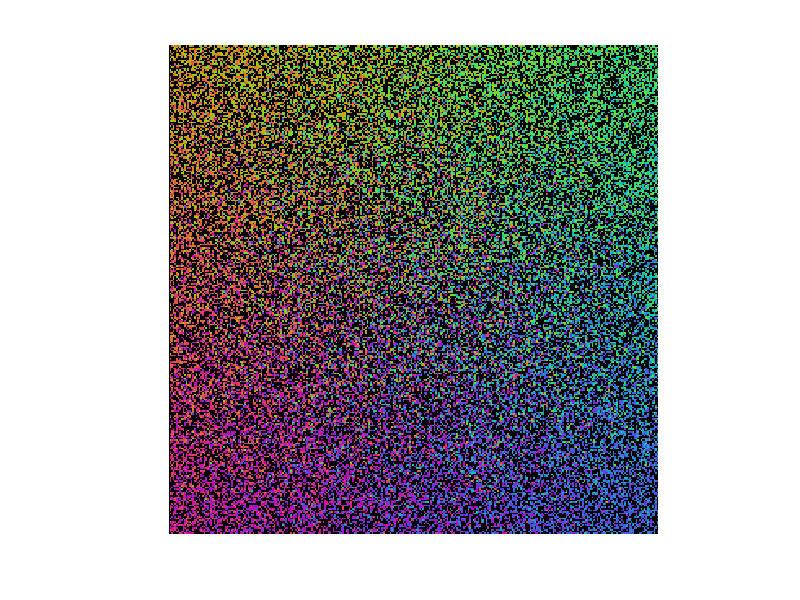

Source code (MATLAB): (Note: this script raises an error after producing the figure.)
close all
clear
clc

numAgents = 45000; %number of agents
mapSize = 300; %x and y dimension of map
environment = zeros(mapSize, mapSize, 6); %X, Y for RGB and "contains agent" and GoalX,GoalY
sensingRadius = 2; %Radius of sensing range for each agent (square sensing range)
neighborToGoalForceRatio = 25;

%Place agents randomly on the map
for i = 1:numAgents
    new = false;
    while not(new)
        randx = randi(mapSize);
        randy = randi(mapSize);
        if environment(randx,randy,4) == 0
           new = true; 
        end
    end
    environment(randx,randy,4) = 1; %The row coordinate is x, the column coordinate is y
end

%Set the goal positions of each agent to a random point on the map
environment(:,:,5:6) = randi(mapSize,[mapSize,mapSize,2]) .* environment(:,:,4);

%Create matrix of indexes
IndexMat = zeros(mapSize, mapSize, 2); 
xIndex = 1:mapSize;
yIndex = (1:mapSize)';
for i = 1:mapSize
   IndexMat(:,i,2) = yIndex;
   IndexMat(i,:,1) = xIndex;
end

%Find unit vector to goal
unitToGoal = (environment(:,:,5:6) - IndexMat)./vecnorm(environment(:,:,5:6) - IndexMat,2,3);

%Find angle of unit vector to goal relative to x-axis
theta = mod(atan2(unitToGoal(:,:,2),unitToGoal(:,:,1)),2*pi);

%Set the color of each agent depending on their theta angle
environment(:,:,1) = ((theta < pi).*(255-theta*255/pi)) + ((theta >= pi).*(theta-pi)*255/pi);
environment(:,:,2) = (and(theta <= 5/3*pi,theta >= 2/3*pi).*(255-(theta-2/3*pi)*255/pi)) + ...
    ((theta > 5/3*pi).*(theta-5/3*pi)*255/pi) + ((theta < 2/3*pi).*((theta+1/3*pi)*255/pi));
environment(:,:,3) = (and(theta <= 4/3*pi,theta >= 1/3*pi).*(theta-1/3*pi)*255/pi) + ...
    ((theta < 1/3*pi).*(255-(theta+2/3*pi)*255/pi)) + ((theta > 4/3*pi).*(255-(theta-4/3*pi)*255/pi));

%Find the sum of the colors of each agent for normalization reasons
colorSum = environment(:,:,1) + environment(:,:,2) + environment(:,:,3);

%display the image showing locations and colors of every agent
imshow(floor(environment(:,:,1:3))./colorSum*1.5.*environment(:,:,4));

%===========================Main Loop==========================%
while true
   tic
   %find number of agents who have reached their goal points
   numAtGoal = sum(sum(vecnorm(environment(:,:,5:6) - IndexMat,2,3) == 0));
   %erase agents who have reached their goal points
   environment(:,:,:) = environment(:,:,:) .* (vecnorm(environment(:,:,5:6) - IndexMat,2,3) ~= 0);
   
   %spawn a new agent for each one that was erased
   for i = 1:numAtGoal
       new = false;
       while not(new)
           randx = randi(mapSize);
           randy = randi(mapSize);
           if environment(randx,randy,4) == 0
               new = true;
           end
       end
       environment(randx,randy,4) = 1; %The row coordinate is x, the column coordinate is y
       %Set new random goal point
       environment(randx,randy,5:6) = randi(mapSize,size(environment(randx,randy,5:6)));
   end
   
   %Update unitToGoal
   unitToGoal = (environment(:,:,5:6) - IndexMat)./vecnorm(environment(:,:,5:6) - IndexMat,2,3);

   %update theta
   theta = mod(atan2(unitToGoal(:,:,2),unitToGoal(:,:,1)),2*pi);
   
   %move agents
   environment = moveAgents(environment, unitToGoal, sensingRadius, neighborToGoalForceRatio, theta, mapSize);
   
   %------------------------------show image----------------------------%
   %Set the color of each agent depending on their theta angle
   environment(:,:,1) = ((theta < pi).*(255-theta*255/pi)) + ((theta >= pi).*(theta-pi)*255/pi);
   environment(:,:,2) = (and(theta <= 5/3*pi,theta >= 2/3*pi).*(255-(theta-2/3*pi)*255/pi)) + ...
       ((theta > 5/3*pi).*(theta-5/3*pi)*255/pi) + ((theta < 2/3*pi).*((theta+1/3*pi)*255/pi));
   environment(:,:,3) = (and(theta <= 4/3*pi,theta >= 1/3*pi).*(theta-1/3*pi)*255/pi) + ...
       ((theta < 1/3*pi).*(255-(theta+2/3*pi)*255/pi)) + ((theta > 4/3*pi).*(255-(theta-4/3*pi)*255/pi));
   
   %Find the sum of the colors of each agent for normalization reasons
   colorSum = environment(:,:,1) + environment(:,:,2) + environment(:,:,3);
   
   %display the image showing locations and colors of every agent
   img = floor(environment(:,:,1:3))./colorSum*1.5.*environment(:,:,4);
   img = imresize(img, 15);
   imshow(img);
   %--------------------------------------------------------------------%
   disp(toc)
end


function environment = moveAgents(environment, unitToGoal, sensingRadius, neighborToGoalForceRatio, theta, mapSize)
force = zeros([mapSize, mapSize, 2]);
force = force + unitToGoal;
for i = 1:mapSize %x coordinate
    for j = 1:mapSize %y coordinate
        for k = -sensingRadius:sensingRadius %x offset in sensing range
            for l = -sensingRadius:sensingRadius %y offset in sensing range
                if i+k > 0 && i+k <= mapSize && j+l > 0 && j+l <= mapSize && k ~= 0 && l ~= 0 %make sure not off the edge of the map and not on central agent
                    %Find the angle to the neighbors relative position
                    angularDistToNeighbor = environment(i+k, j+l, 4) * abs(mod(atan2(j+l,i+k),2*pi) - theta(i, j));
                    %Find the unit vector pointing to that neighbor
                    unitToNeighbor = [k, l]/norm([k, l]);
                    %For each neighbor, add their force. Attraction if
                    %the angular dist is between 0 and 90 and
                    %repulsion if the anglular dist is between 90 and
                    %180 deg
                    force(i, j, 1) = force(i, j, 1)+unitToNeighbor(1)*(pi-angularDistToNeighbor)/pi*neighborToGoalForceRatio;
                    force(i, j, 2) = force(i, j, 2)+unitToNeighbor(2)*(pi-angularDistToNeighbor)/pi*neighborToGoalForceRatio;
                end
            end
        end
        %Now that the force has been added for each agent, we actually
        %need to move the agents around
        %We will try to move to the neighboring square that is closest
        %to the angle their force points, but if there is another agent
        %there, they will try the two adjacent squares
        forceAngle = mod(atan2(force(i,j,2),force(i,j,1)),2*pi);
        
        xBottomWall = false;
        yBottomWall = false;
        xTopWall = false;
        yTopWall = false;
        if i == 1
            xBottomWall = true;
        end
        if j == 1
            yBottomWall = true;
        end
        if i == mapSize
            xTopWall = true;
        end
        if j == mapSize
            yTopWall = true;
        end
        found = false;
        if (forceAngle <= 22.5/180*pi || forceAngle > 337.5/180*pi)
            if ~yTopWall 
                if environment(i, j+1, 4) == 0
                    environment(i, j+1, :) = environment(i, j, :);
                    environment(i, j, :) = zeros(size(environment(i, j, :)));
                    found = true;
                end
            end
            if ~xBottomWall && ~yTopWall && ~found
                if environment(i-1, j+1, 4) == 0
                    environment(i-1, j+1, :) = environment(i, j, :);
                    environment(i, j, :) = zeros(size(environment(i, j, :)));
                    found = true;
                end
            end
            if ~yTopWall && ~xTopWall && ~found
                if environment(i+1, j+1, 4) == 0
                    environment(i+1, j+1, :) = environment(i, j, :);
                    environment(i, j, :) = zeros(size(environment(i, j, :)));
                    found = true;
                end
            end
        elseif forceAngle <= 67.5/180*pi
            if ~xTopWall && ~yTopWall 
                if environment(i+1, j+1, 4) == 0
                    environment(i+1, j+1, :) = environment(i, j, :);
                    environment(i, j, :) = zeros(size(environment(i, j, :)));
                    found = true;
                end
            end
            if ~xTopWall && ~found
                if environment(i+1, j, 4) == 0
                    environment(i+1, j, :) = environment(i, j, :);
                    environment(i, j, :) = zeros(size(environment(i, j, :)));
                    found = true;
                end
            end
            if ~yTopWall && ~found
                if environment(i, j+1, 4) == 0
                    environment(i, j+1, :) = environment(i, j, :);
                    environment(i, j, :) = zeros(size(environment(i, j, :)));
                    found = true;
                end
            end
        elseif forceAngle <= 112.5/180*pi
            if ~xTopWall 
                if environment(i+1, j, 4) == 0
                    environment(i+1, j, :) = environment(i, j, :);
                    environment(i, j, :) = zeros(size(environment(i, j, :)));
                    found = true;
                end
            end
            if ~yBottomWall && ~xTopWall && ~found
                if environment(i+1, j-1, 4) == 0
                    environment(i+1, j-1, :) = environment(i, j, :);
                    environment(i, j, :) = zeros(size(environment(i, j, :)));
                    found = true;
                end
            end
            if ~xTopWall && ~yTopWall && ~found
                if environment(i+1, j+1, 4) == 0
                    environment(i+1, j+1, :) = environment(i, j, :);
                    environment(i, j, :) = zeros(size(environment(i, j, :)));
                    found = true;
                end
            end
        elseif forceAngle <= 157.5/180*pi
            if ~yBottomWall && ~xTopWall 
                if environment(i+1, j-1, 4) == 0
                    environment(i+1, j-1, :) = environment(i, j, :);
                    environment(i, j, :) = zeros(size(environment(i, j, :)));
                    found = true;
                end
            end
            if ~xTopWall && ~found
                if environment(i+1, j, 4) == 0
                    environment(i+1, j, :) = environment(i, j, :);
                    environment(i, j, :) = zeros(size(environment(i, j, :)));
                    found = true;
                end
            end
            if ~yBottomWall && ~found
                if environment(i, j-1, 4) == 0
                    environment(i, j-1, :) = environment(i, j, :);
                    environment(i, j, :) = zeros(size(environment(i, j, :)));
                    found = true;
                end
            end
        elseif forceAngle <= 202.5/180*pi
            if ~yBottomWall 
                if environment(i, j-1, 4) == 0
                    environment(i, j-1, :) = environment(i, j, :);
                    environment(i, j, :) = zeros(size(environment(i, j, :)));
                    found = true;
                end
            end
            if ~xBottomWall && ~yBottomWall && ~found
                if environment(i-1, j-1, 4) == 0
                    environment(i-1, j-1, :) = environment(i, j, :);
                    environment(i, j, :) = zeros(size(environment(i, j, :)));
                    found = true;
                end
            end
            if ~yBottomWall && ~xTopWall && ~found
                if environment(i+1, j-1, 4) == 0
                    environment(i+1, j-1, :) = environment(i, j, :);
                    environment(i, j, :) = zeros(size(environment(i, j, :)));
                    found = true;
                end
            end
        elseif forceAngle <= 247.5/180*pi
            if ~xBottomWall && ~yBottomWall 
                if environment(i-1, j-1, 4) == 0
                    environment(i-1, j-1, :) = environment(i, j, :);
                    environment(i, j, :) = zeros(size(environment(i, j, :)));
                    found = true;
                end
            end
            if ~yBottomWall && ~found
                if environment(i, j-1, 4) == 0
                    environment(i, j-1, :) = environment(i, j, :);
                    environment(i, j, :) = zeros(size(environment(i, j, :)));
                    found = true;
                end
            end
            if ~xBottomWall && ~found
                if environment(i-1, j, 4) == 0
                    environment(i-1, j, :) = environment(i, j, :);
                    environment(i, j, :) = zeros(size(environment(i, j, :)));
                    found = true;
                end
            end
        elseif forceAngle <= 292.5/180*pi
            if ~xBottomWall 
                if environment(i-1, j, 4) == 0
                    environment(i-1, j, :) = environment(i, j, :);
                    environment(i, j, :) = zeros(size(environment(i, j, :)));
                    found = true;
                end
            end
            if ~xBottomWall && ~yBottomWall && ~found
                if environment(i-1, j-1, 4) == 0
                    environment(i-1, j-1, :) = environment(i, j, :);
                    environment(i, j, :) = zeros(size(environment(i, j, :)));
                    found = true;
                end
            end
            if ~yTopWall && ~xBottomWall && ~found
                if environment(i-1, j+1, 4) == 0
                    environment(i-1, j+1, :) = environment(i, j, :);
                    environment(i, j, :) = zeros(size(environment(i, j, :)));
                    found = true;
                end
            end
        elseif forceAngle <= 337.5/180*pi
            if ~yTopWall && ~xBottomWall 
                if environment(i-1, j+1, 4) == 0
                    environment(i-1, j+1, :) = environment(i, j, :);
                    environment(i, j, :) = zeros(size(environment(i, j, :)));
                    found = true;
                end
            end
            if ~xBottomWall && ~found
                if environment(i-1, j, 4) == 0
                    environment(i-1, j, :) = environment(i, j, :);
                    environment(i, j, :) = zeros(size(environment(i, j, :)));
                    found = true;
                end
            end
            if ~yTopWall && ~found
                if environment(i, j+1, 4) == 0
                    environment(i, j+1, :) = environment(i, j, :);
                    environment(i, j, :) = zeros(size(environment(i, j, :)));
                    found = true;
                end
            end
        end
    end
end
end














